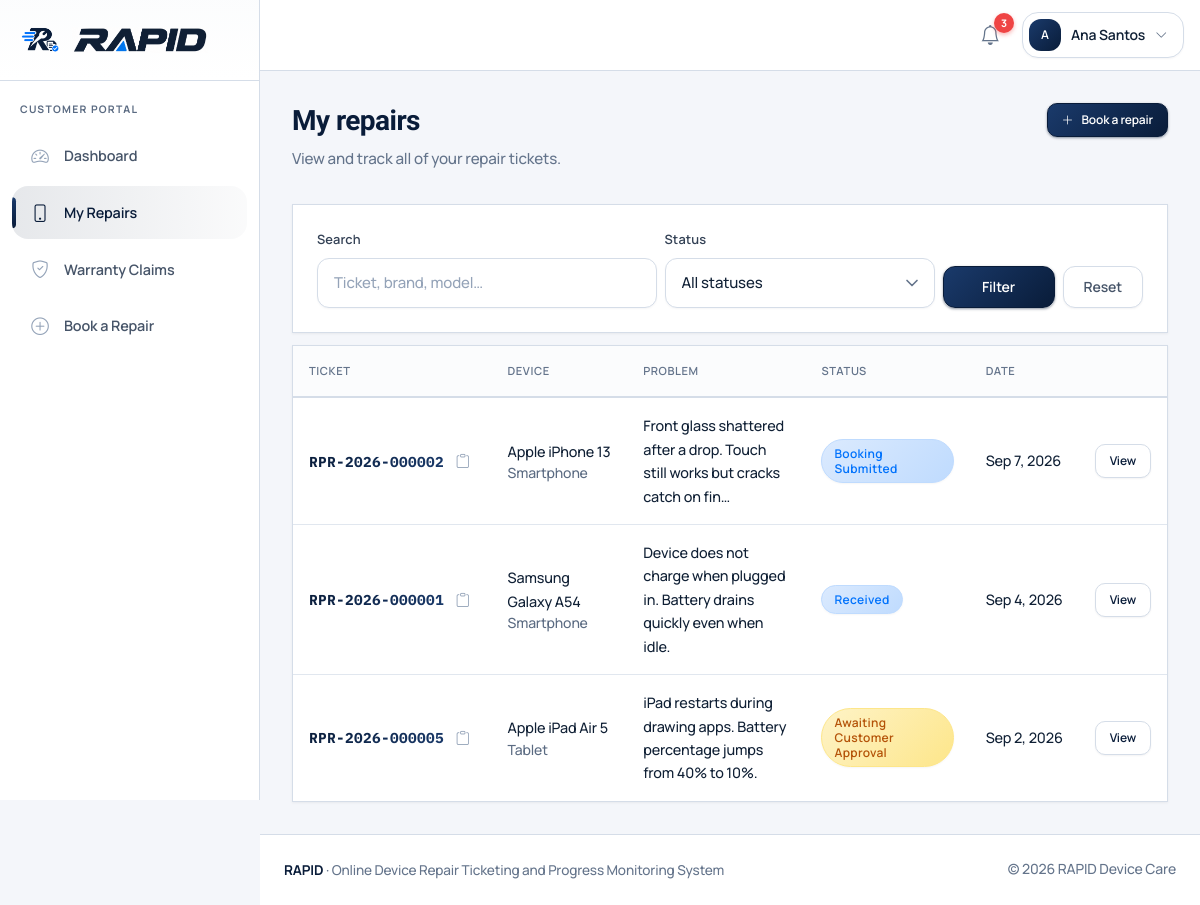
The page /customer/repairs (signed in) on the database its author committed.
### tables this page shows
CREATE TABLE `users` (
  `id` INT UNSIGNED NOT NULL AUTO_INCREMENT COMMENT 'Unique ID of the user',
  `role` ENUM('admin', 'technician', 'customer') NOT NULL COMMENT 'Role of the user in the RAPID system',
  `first_name` VARCHAR(100) NOT NULL COMMENT 'First name of the user',
  `last_name` VARCHAR(100) NOT NULL COMMENT 'Last name of the user',
  `email` VARCHAR(190) NOT NULL COMMENT 'Email address used to log in',
  `phone` VARCHAR(30) DEFAULT NULL COMMENT 'Contact number of the user',
  `password` VARCHAR(255) NOT NULL COMMENT 'Hashed password of the user',
  `status` ENUM('active', 'inactive') NOT NULL DEFAULT 'active' COMMENT 'Account status of the user',
  `created_at` DATETIME NOT NULL DEFAULT CURRENT_TIMESTAMP COMMENT 'Date and time the user was created',
  `updated_at` DATETIME NOT NULL DEFAULT CURRENT_TIMESTAMP ON UPDATE CURRENT_TIMESTAMP COMMENT 'Date and time the user was last updated',
  PRIMARY KEY (`id`),
  UNIQUE KEY `uq_users_email` (`email`),
  KEY `idx_users_role` (`role`),
  KEY `idx_users_status` (`status`)
);

CREATE TABLE `repair_tickets` (
  `id` INT UNSIGNED NOT NULL AUTO_INCREMENT COMMENT 'Unique ID of the repair ticket',
  `ticket_number` VARCHAR(30) NOT NULL COMMENT 'Public tracking number of the ticket',
  `customer_id` INT UNSIGNED NOT NULL COMMENT 'Customer who requested the repair',
  `device_id` INT UNSIGNED NOT NULL COMMENT 'Device attached to the ticket',
  `assigned_technician_id` INT UNSIGNED DEFAULT NULL COMMENT 'Technician assigned to the ticket',
  `problem_description` TEXT NOT NULL COMMENT 'Reported problem of the device',
  `current_status` ENUM(
    'booking_submitted',
    'received',
    'diagnosing',
    'quotation_pending',
    'awaiting_approval',
    'approved',
    'repairing',
    'ready_for_pickup',
    'completed',
    'declined',
    'cancelled'
  ) NOT NULL DEFAULT 'booking_submitted' COMMENT 'Current repair status of the ticket',
  `priority` ENUM('low', 'normal', 'high', 'urgent') NOT NULL DEFAULT 'normal' COMMENT 'Priority level of the ticket',
  `appointment_date` DATETIME DEFAULT NULL COMMENT 'Scheduled appointment date of the ticket',
  `received_at` DATETIME DEFAULT NULL COMMENT 'Date and time the device was received',
  `completed_at` DATETIME DEFAULT NULL COMMENT 'Date and time the repair was completed',
  `estimated_completion` DATETIME DEFAULT NULL COMMENT 'Estimated completion date of the repair',
  `created_at` DATETIME NOT NULL DEFAULT CURRENT_TIMESTAMP COMMENT 'Date and time the ticket was created',
  `updated_at` DATETIME NOT NULL DEFAULT CURRENT_TIMESTAMP ON UPDATE CURRENT_TIMESTAMP COMMENT 'Date and time the ticket was last updated',
  PRIMARY KEY (`id`),
  UNIQUE KEY `uq_tickets_number` (`ticket_number`),
  KEY `idx_tickets_customer` (`customer_id`),
  KEY `idx_tickets_device` (`device_id`),
  KEY `idx_tickets_technician` (`assigned_technician_id`),
  KEY `idx_tickets_status` (`current_status`),
  KEY `idx_tickets_priority` (`priority`),
  KEY `idx_tickets_created` (`created_at`),
  CONSTRAINT `fk_tickets_customer` FOREIGN KEY (`customer_id`) REFERENCES `customers` (`id`) ON DELETE RESTRICT,
  CONSTRAINT `fk_tickets_device` FOREIGN KEY (`device_id`) REFERENCES `devices` (`id`) ON DELETE RESTRICT,
  CONSTRAINT `fk_tickets_technician` FOREIGN KEY (`assigned_technician_id`) REFERENCES `technicians` (`id`) ON DELETE SET NULL
);

CREATE TABLE `devices` (
  `id` INT UNSIGNED NOT NULL AUTO_INCREMENT COMMENT 'Unique ID of the device',
  `customer_id` INT UNSIGNED NOT NULL COMMENT 'Owner of the device',
  `device_type` VARCHAR(100) NOT NULL COMMENT 'Type of the device',
  `brand` VARCHAR(100) NOT NULL COMMENT 'Brand of the device',
  `model` VARCHAR(150) NOT NULL COMMENT 'Model of the device',
  `serial_number` VARCHAR(150) DEFAULT NULL COMMENT 'Serial number of the device',
  `imei` VARCHAR(50) DEFAULT NULL COMMENT 'IMEI of the device',
  `color` VARCHAR(50) DEFAULT NULL COMMENT 'Color of the device',
  `accessories` TEXT DEFAULT NULL COMMENT 'Accessories received with the device',
  `physical_condition` TEXT DEFAULT NULL COMMENT 'Physical condition of the device',
  `created_at` DATETIME NOT NULL DEFAULT CURRENT_TIMESTAMP COMMENT 'Date and time the device was created',
  `updated_at` DATETIME NOT NULL DEFAULT CURRENT_TIMESTAMP ON UPDATE CURRENT_TIMESTAMP COMMENT 'Date and time the device was last updated',
  PRIMARY KEY (`id`),
  KEY `idx_devices_customer` (`customer_id`),
  KEY `idx_devices_brand_model` (`brand`, `model`),
  CONSTRAINT `fk_devices_customer` FOREIGN KEY (`customer_id`) REFERENCES `customers` (`id`) ON DELETE CASCADE
);

### customer/repairs.php (the view, shortened to what the rows shown need)
<?php
require_once __DIR__ . '/../includes/auth.php';
require_role('customer');
$user = current_user();
$customerId = get_customer_id_for_user((int) $user['id']);
$page = max(1, (int) ($_GET['page'] ?? 1));
$perPage = 10;
$offset = ($page - 1) * $perPage;
$where = ['rt.customer_id = ?'];
$params = [$customerId];
$whereSql = implode(' AND ', $where);
$listStmt = db()->prepare(
    "SELECT rt.id, rt.ticket_number, rt.problem_description, rt.current_status, rt.priority, rt.created_at,
            d.brand, d.model, d.device_type
     FROM repair_tickets rt
     INNER JOIN devices d ON d.id = rt.device_id
     WHERE $whereSql
     ORDER BY rt.created_at DESC, rt.id DESC
     LIMIT $perPage OFFSET $offset"
);
$listStmt->execute($params);
$tickets = $listStmt->fetchAll();
$navVariant = 'app';
$activeNav = 'repairs';
require_once __DIR__ . '/../includes/header.php';
require_once __DIR__ . '/../includes/navbar.php';
?>
<div class="app-shell">
    <?php require_once __DIR__ . '/../includes/sidebar.php'; ?>
    <main class="app-main">
        <div class="page-header flex flex-wrap justify-between items-start gap-2">
            <div>
                <h1>My repairs</h1>
            </div>
        </div>
        <div class="rapid-card p-0 overflow-hidden">
            <?php if (!$tickets): ?>
                <div class="empty-state">
                    <i class="bi bi-ticket-perforated"></i>
                    <p class="mb-1 font-semibold text-rapid">No repair tickets found.</p>
                    <p class="mb-3 text-sm">When you submit a repair request, it will appear here.</p>
                    <a class="btn btn-rapid-primary btn-sm" href="<?= e(url('customer/book.php')) ?>">Book a repair</a>
                </div>
            <?php else: ?>
                <div class="overflow-x-auto">
                    <table class="rapid-table mb-0">
                        <thead>
                            <tr>
                                <th>Ticket</th>
                                <th>Device</th>
                                <th>Problem</th>
                                <th>Status</th>
                                <th>Date</th>
                                <th></th>
                            </tr>
                        </thead>
                        <tbody>
                            <?php foreach ($tickets as $t): ?>
                                <tr>
                                    <td class="whitespace-nowrap">
                                        <?php render_ticket_number($t['ticket_number'], url('customer/ticket.php?id=' . (int) $t['id'])); ?>
                                    </td>
                                    <td>
                                        <?= e($t['brand'] . ' ' . $t['model']) ?>
                                        <div class="text-sm text-rapid-muted"><?= e($t['device_type']) ?></div>
                                    </td>
                                    <td class="problem-cell"><?= e(strlen($t['problem_description']) > 80 ? substr($t['problem_description'], 0, 77) . '…' : $t['problem_description']) ?></td>
                                    <td>
                                        <span class="badge-status <?= e(status_badge_class($t['current_status'])) ?>">
                                            <?= e(status_label($t['current_status'])) ?>
                                        </span>
                                    </td>
                                    <td class="whitespace-nowrap text-sm"><?= e(format_datetime($t['created_at'], 'M j, Y')) ?></td>
                                    <td class="text-right">
                                        <a class="btn btn-sm btn-rapid-outline" href="<?= e(url('customer/ticket.php?id=' . (int) $t['id'])) ?>">View</a>
                                    </td>
                                </tr>
                            <?php endforeach; ?>
                        </tbody>
                    </table>
                </div>
            <?php endif; ?>
        </div>
    </main>
</div>
<?php require_once __DIR__ . '/../includes/footer.php'; ?>

### includes/navbar.php (shortened to what the rows shown need)
<?php
$user = current_user();
$navVariant = $navVariant ?? 'public';
$unreadCount = ($navVariant === 'app' && $user) ? count_unread_notifications((int) $user['id']) : 0;
$fluid = $navVariant === 'app';
$isApp = $navVariant === 'app' && $user;
?>
<nav class="rapid-navbar <?= $isApp ? 'rapid-navbar-app' : 'rapid-navbar-public' ?>">
    <div class="<?= $fluid ? 'container-fluid-rapid' : 'container-rapid' ?>">
        <div class="flex flex-wrap items-center gap-3">
            <?php if ($isApp): ?>
                <div class="flex items-center gap-3 ml-auto">
                    <div class="relative" data-dropdown>
                        <button class="nav-notify" type="button" id="notifyToggle" aria-expanded="false" aria-haspopup="true" title="Notifications" data-dropdown-toggle>
                            <i class="bi bi-bell" aria-hidden="true"></i>
                            <span class="notify-badge <?= $unreadCount > 0 ? '' : 'is-hidden' ?>" id="notifyBadge"><?= $unreadCount > 99 ? '99+' : (int) $unreadCount ?></span>
                        </button>
                    </div>
                    <div class="relative" data-dropdown>
                        <button class="btn-user-menu" type="button" aria-expanded="false" aria-haspopup="true" data-dropdown-toggle>
                            <span class="user-avatar"><?= e(strtoupper(substr($user['first_name'], 0, 1))) ?></span>
                            <span class="hidden md:inline"><?= e($user['first_name'] . ' ' . $user['last_name']) ?></span>
                            <i class="bi bi-chevron-down text-xs text-rapid-muted" aria-hidden="true"></i>
                        </button>
                    </div>
                </div>
            <?php endif; ?>
        </div>
    </div>
</nav>

### includes/sidebar.php (shortened to what the rows shown need)
<?php
$user = current_user();
$role = $user['role'] ?? '';
$activeNav = $activeNav ?? 'dashboard';
switch ($role) {
    case 'customer':
        $links = [
            ['key' => 'dashboard', 'label' => 'Dashboard', 'href' => 'customer/index.php', 'icon' => 'bi-speedometer2'],
            ['key' => 'repairs', 'label' => 'My Repairs', 'href' => 'customer/repairs.php', 'icon' => 'bi-phone'],
            ['key' => 'claims', 'label' => 'Warranty Claims', 'href' => 'customer/claims.php', 'icon' => 'bi-shield-check'],
            ['key' => 'book', 'label' => 'Book a Repair', 'href' => 'customer/book.php', 'icon' => 'bi-plus-circle'],
        ];
        break;
}
?>
<aside class="rapid-sidebar" tabindex="-1" id="appSidebar" aria-label="<?= e(ucfirst($role)) ?> navigation">
    <div class="sidebar-brand">
        <?php
        require __DIR__ . '/brand_lockup.php';
        ?>
    </div>
    <div class="sidebar-role"><?= e($role) ?> portal</div>
    <nav class="sidebar-nav">
        <?php foreach ($links as $link): ?>
            <?php
            $isActive = $activeNav === $link['key'];
            $soon = !empty($link['soon']);
            ?>
            <a class="sidebar-link <?= $isActive ? 'active' : '' ?><?= $soon ? ' is-soon' : '' ?>"
               href="<?= e(url($link['href'])) ?>"
               <?= $isActive ? 'aria-current="page"' : '' ?>
               <?= $soon ? 'title="Coming in the next build step"' : '' ?>>
            </a>
        <?php endforeach; ?>
    </nav>
</aside>

### includes/ui.php (shortened to what the rows shown need)
<?php
function render_ticket_copy_btn(string $ticketNumber): void
{
    echo '<button type="button" class="ticket-copy-btn" data-copy-btn="' . e($ticketNumber) . '" title="Copy ticket number" aria-label="Copy ticket number ' . e($ticketNumber) . '">';
    echo '<i class="bi bi-clipboard" aria-hidden="true"></i>';
    echo '</button>';
}
function render_ticket_number(string $ticketNumber, ?string $href = null, array $opts = []): void
{
    $numberClass = $opts['class'] ?? 'ticket-mono';
    $tag = $opts['tag'] ?? 'span';
    $heading = !empty($opts['heading']);
    $wrapTag = $heading ? 'div' : 'span';
    $wrapClass = 'ticket-number-cell' . ($heading ? ' ticket-number-heading' : '');
    $safeTag = in_array($tag, ['span', 'strong', 'h1', 'div'], true) ? $tag : 'span';
    echo '<' . $wrapTag . ' class="' . e($wrapClass) . '">';
    if ($href !== null && $href !== '') {
        echo '<a class="' . e($numberClass) . '" href="' . e($href) . '">' . e($ticketNumber) . '</a>';
    } else {
        echo '<' . $safeTag . ' class="' . e($numberClass) . '">' . e($ticketNumber) . '</' . $safeTag . '>';
    }
    render_ticket_copy_btn($ticketNumber);
    echo '</' . $wrapTag . '>';
}

### rows shown on the page
users: id "3", first_name "A", first_name+last_name "Ana Santos", role "CUSTOMER"
repair_tickets: ticket_number "RPR-2026-000002", device.model "Apple iPhone 13", device.device_type "Smartphone", problem_description "Front glass shattered after a drop. Touch still works but cracks catch on fin…", current_status "Booking Submitted", created_at "Sep 7, 2026"
repair_tickets: ticket_number "RPR-2026-000001", device.model "Samsung Galaxy A54", device.device_type "Smartphone", problem_description "Device does not charge when plugged in. Battery drains quickly even when idle.", current_status "Received", created_at "Sep 4, 2026"
repair_tickets: ticket_number "RPR-2026-000005", device.model "Apple iPad Air 5", device.device_type "Tablet", problem_description "iPad restarts during drawing apps. Battery percentage jumps from 40% to 10%.", current_status "Awaiting Customer Approval", created_at "Sep 2, 2026"

### other values the page prints
$link['label'] "Dashboard"
$link['label'] "My Repairs"
$link['label'] "Warranty Claims"
$link['label'] "Book a Repair"
APP_NAME "RAPID"
APP_SUBTITLE "Online Device Repair Ticketing and Progress Monitoring System"
SHOP_NAME "RAPID Device Care"
